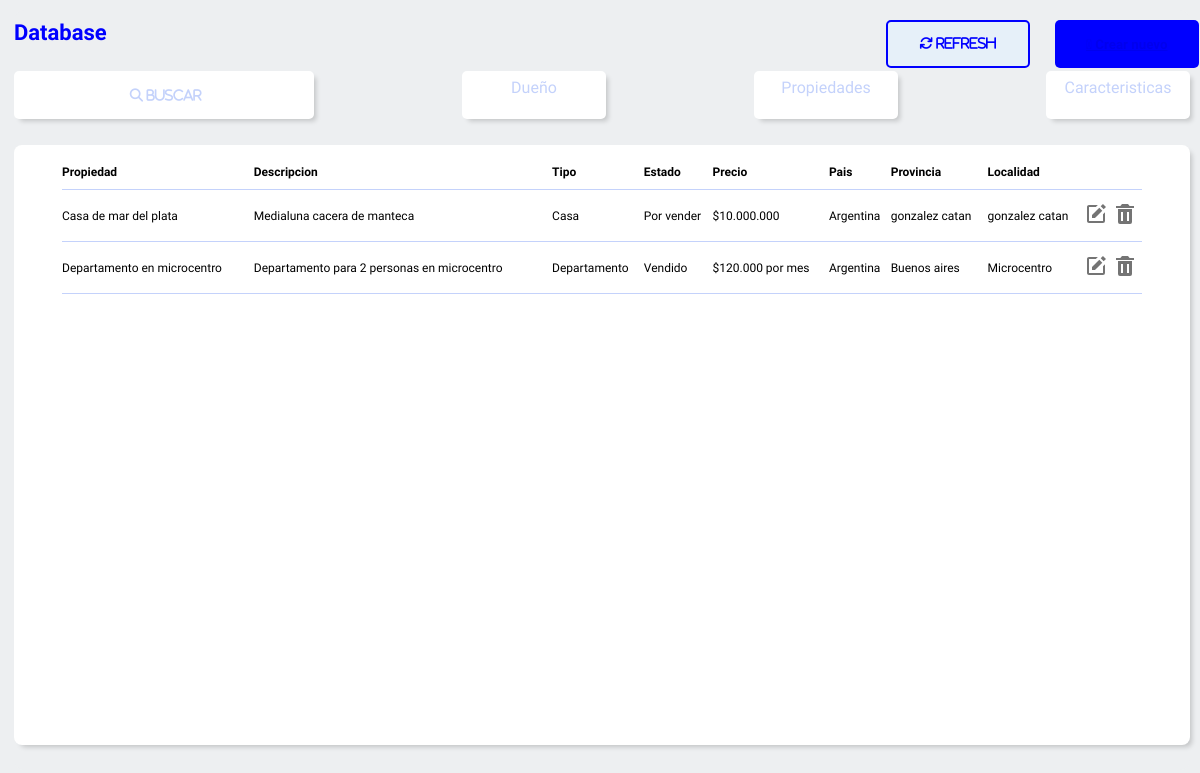
Page /inicio_mascaro/ on the earlier database version.
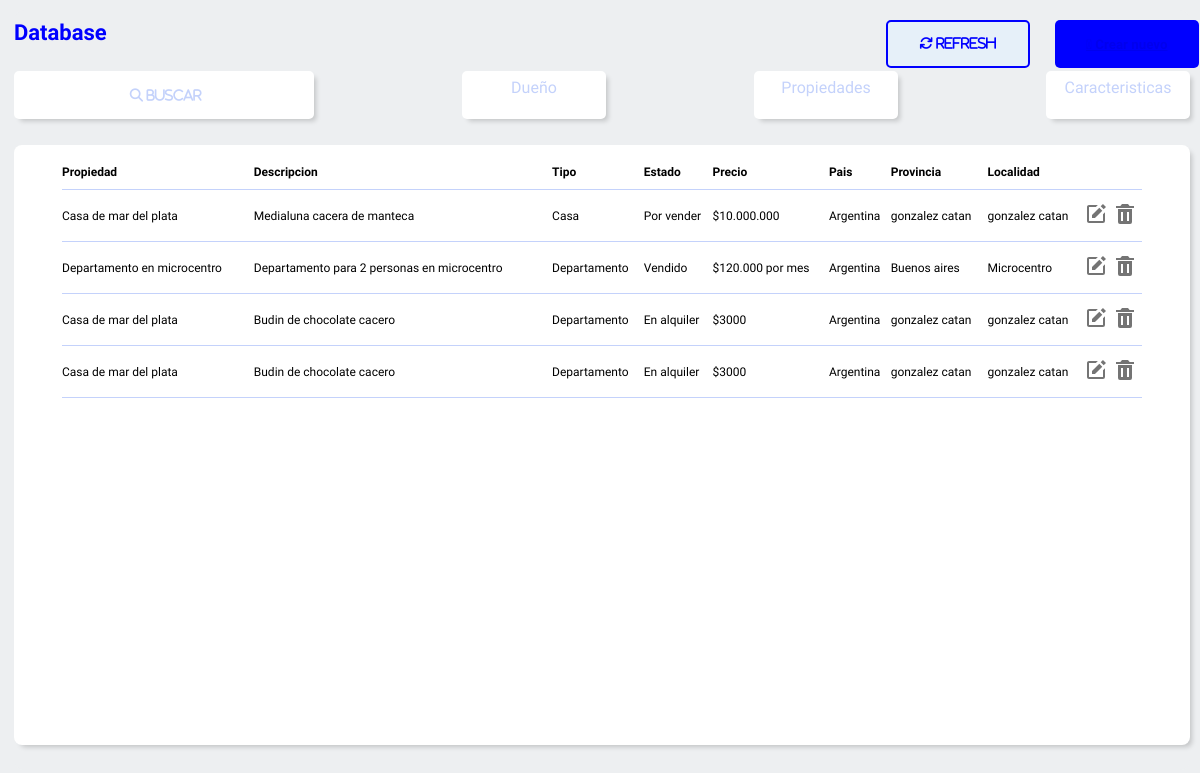
Same page on the later database version.
### bd_app/models.py (models this page shows, shortened)
class datos_propiedad_model(models.Model):
    CASA='Casa'
    DEPARTAMENTO= 'Departamento'
    TERRENO= 'Terreno'
    LOCAL_COMERCIAL='Local comercial'
    PH = 'PH'
    QUINTA_VACACIONAL='Quinta vacacacional'
    OFICINA_COMERCIAL= 'Oficina comercial'
    GARAGE= 'Garage'
    BODEGA_GALPON= 'Bodega-Galpon'
    FCOMERCIO= 'Fondo de comercio'
    HOTEL= 'Hotel'
    DEPOSITO= 'Deposito'
    BODEGA= 'Bodega, niho o parcela'
    CONSULTORIO= 'Consultorio'
    OPCIONES=[(CASA,'Casa'),
              (DEPARTAMENTO, 'Departamento'),
              (TERRENO,'terreno'),
              (LOCAL_COMERCIAL,'Local comercial'),
              (PH,'ph'),
              (QUINTA_VACACIONAL,'Quinta vacacional'),
              (OFICINA_COMERCIAL,'Oficina comercial'),
              (GARAGE, 'Garage'),
              (BODEGA_GALPON, 'Bodega-Galpon'),
              (FCOMERCIO, 'Fondo de comercio'),
              (HOTEL, 'Hotel'),
              (DEPOSITO, 'Deposito'),
              (BODEGA, 'Bodega, niho o parcela'),
              (CONSULTORIO, 'Consultorio'),
              ]
    DIS='Disponible'
    ALQ='Alquilado'
    ENAL= 'En alquiler'
    ENV= 'En venta'
    POR = 'Por vender'
    VN= 'Vendido'
    OPCIONES_ESTADO=[(DIS,'Disponible'),
                     (ENAL,'En alquiler'),
                     (ALQ,'Alquilado'),
                     (ENV,'En venta'),
                     (POR,'Por vender'),
                     (VN,'Vendido')]
    id = models.AutoField(primary_key=True)
    dueño= models.CharField(max_length=50,blank=True)
    tipo = models.CharField(choices=OPCIONES,
                            max_length=50,
                            default=CASA,
                            null=True,
                            blank = True)
    estado = models.CharField(max_length=50,null=True,blank=False,
                              choices=OPCIONES_ESTADO,
                              default=DIS,)
    direccion = models.CharField(max_length=50,null=True,blank=False)
    descripcion= models.CharField(max_length=200,null=True,blank=False)
    pais= models.CharField(max_length=50,blank = True,null=True)
    provincia = models.CharField(max_length=50,blank = True,null=True)
    localidad = models.CharField(max_length=50,blank = True,null=True)
    parcela= models.IntegerField(null=True,blank=False)
    lote= models.CharField(max_length=50,null=True,blank=False)
    tamaño= models.CharField(max_length=50,null=True,blank=False)
    metros2 = models.CharField(max_length=50,null=True,blank=False)
    clave_c=models.CharField(max_length=50,null=True,blank=False)
    titular = models.CharField(max_length=50,null=True,blank=False)
    MN='Monoambiente'
    DOS='2 Ambientes'
    TRES='3 Ambientes'
    CUATRO='4 Ambientes'
    CINCO='5 Ambientes'
    OPCIONES_AMBIENTES=[(MN,'Monoambiente'),
                        (DOS,'2 Ambientes'),
                        (TRES,'3 Ambientes'),
                        (CUATRO,'4 Ambientes'),
                        (CINCO,'5 Ambientes')]
    propiedad = models.CharField(max_length=200,null=True,blank=False)
    ambientes= models.CharField(max_length=50,null=True,blank=False,
                             choices=OPCIONES_AMBIENTES,
                             default= MN)
    baños= models.IntegerField(null=True,blank=False)
    dormitorios= models.IntegerField(null=True,blank=False)
    cocina= models.IntegerField(null=True,blank=False)
    living= models.IntegerField(null=True,blank=False)
    comedor= models.IntegerField(null=True,blank=False)
    garage= models.IntegerField(null=True,blank=False)
    sotano=models.IntegerField(null=True,blank=False)
    terrasa= models.IntegerField(null=True,blank=False)
    descripcion= models.CharField(max_length=200,null=True,blank=False)
    precio= models.CharField(max_length=20,null=True,blank=False)

### bd_app/views.py (the view, shortened to what this page needs)
# urls.py: path('inicio_mascaro/',inicio_mascaro,name='inicio_mascaro'),
def inicio_mascaro (request):
      queryset = request.GET.get('buscar')
      clientes = datos_propiedad_model.objects.all().order_by('precio')
      return render (request,'bd_app/filtros/propiedades/inicio_mascaro.html',{'clientes':clientes})

### bd_app/templates/bd_app/filtros/propiedades/inicio_mascaro.html (shortened to what this page needs)
{% extends 'bd_app/inicio.html' %}
{% block tabla %}
<div class="tabla__main">
    <table>
        <thead>
            <th> <a href="{% url 'inicio_za' %}"> Propiedad</th></a>
            <th>Descripcion</th>
            <th>Tipo</th>
            <th>Estado</th>
            <th> <a href="{% url 'inicio_mascaro' %}"> Precio</th></a>
            <th>Pais</th>
            <th>Provincia</th>
            <th>Localidad</th>
        </thead>
        <tbody>
            {% for i in clientes %}
            <tr>
                <td>{{ i.propiedad }}</td>
                <td>{{ i.descripcion }}</td>
                <td>{{ i.tipo }}</td>
                <td>{{ i.estado}}</td>
                <td>{{ i.precio }}</td>
                <td>{{ i.pais }}</td>
                <td>{{ i.provincia}}</td>
                <td>{{ i.localidad}}</td>
                <td class='edit'></td>
                <td class='delete'><a  href="{% url 'delete' i.id %}"  id="{{ i.id }}" > <svg class='buttom_delete'  xmlns="http://www.w3.org/2000/svg" width="24" height="24" viewBox="0 0 24 24" style="fill: rgb(116, 116, 116);transform: ;msFilter:;"><path d="M6 7H5v13a2 2 0 0 0 2 2h10a2 2 0 0 0 2-2V7H6zm4 12H8v-9h2v9zm6 0h-2v-9h2v9zm.618-15L15 2H9L7.382 4H3v2h18V4z"></path></svg> </a></td>
            </tr>
            {% endfor %}
    </table>
</div>
{% endblock %}

Differences in the rows shown:
added datos_propiedad_model: propiedad "Casa de mar del plata", descripcion "Budin de chocolate cacero", tipo "Departamento", estado "En alquiler", precio "$3000", pais "Argentina", provincia "gonzalez catan", localidad "gonzalez catan"
added datos_propiedad_model: propiedad "Casa de mar del plata", descripcion "Budin de chocolate cacero", tipo "Departamento", estado "En alquiler", precio "$3000", pais "Argentina", provincia "gonzalez catan", localidad "gonzalez catan"
